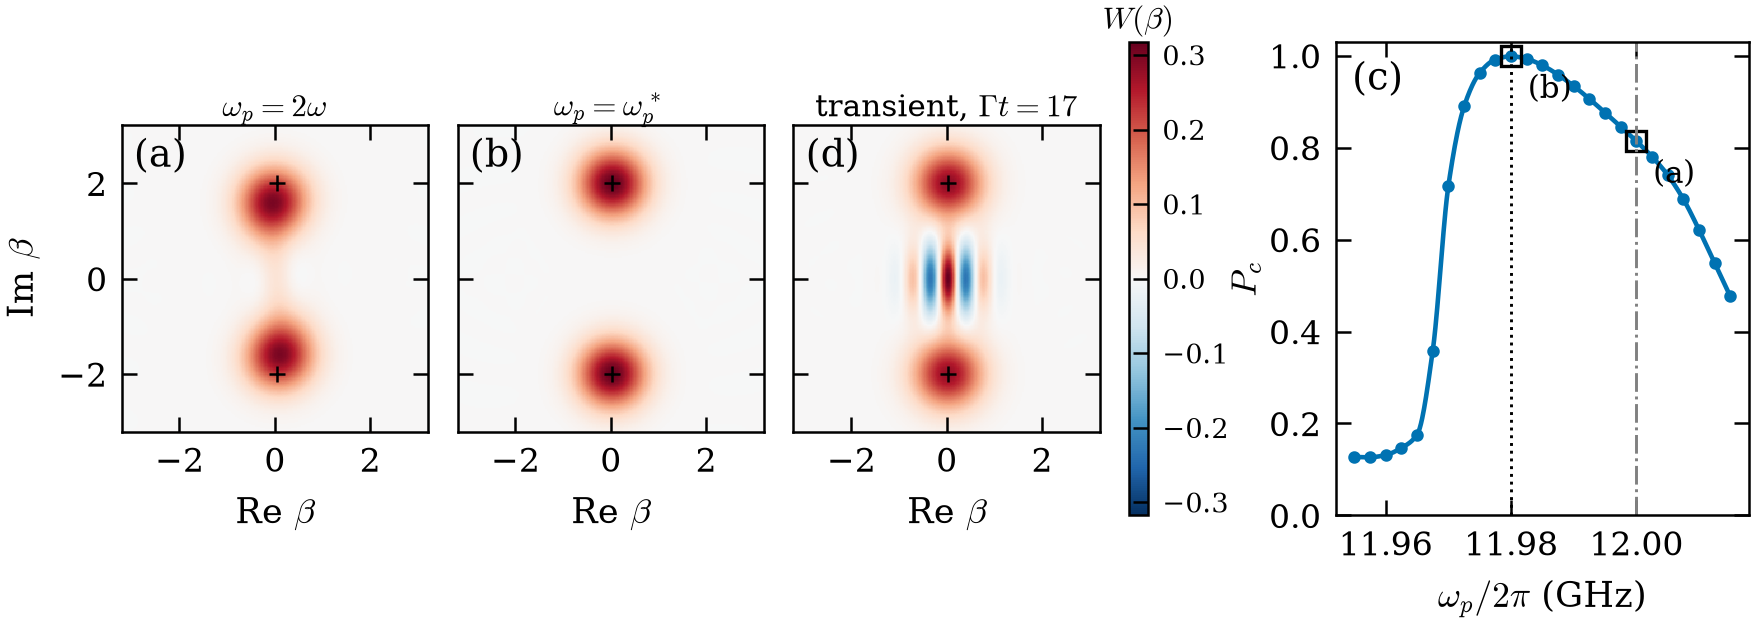

Generate this figure with Python:
"""Apéndice — resonancia vestida con estados (antes 'figura principal 2'). Solo lee cachés (no propaga):
  data/fig2/gx-0.212132_wp*_wq12.000000_Om0.060000_N22.npz  (estados estacionarios de Floquet, t = nT_p)
  data/principal_fig2d.npz                                     (opcional: gato transitorio, calc_principal_fig2d.py)
Paneles: (a) Wigner del oscilador (qubit trazado) en wp = 2w = 12; (b) en wp* = 11.98; (c) P_c(wp) con el código
fijo polarónico, marcando (a) y (b); (d) gato par transitorio en el máximo de fidelidad (si existe la caché).
Marco de laboratorio, t = nT_p: los lóbulos están en ±2i desplazados en +gz/w (real).
Escribe data/principal_fig2_wigner.npz (rejillas W) y data/principal_fig2c.csv.
"""
import os, glob
import numpy as np
import qutip as qt
import matplotlib.pyplot as plt
from scipy.interpolate import PchipInterpolator
import comun as C
import estilo as E

W_, GZ = 6.0, 0.3 * np.cos(np.pi / 4)
GXMA = -0.3 * np.sin(np.pi / 4)
N = 22
X = np.linspace(-3.2, 3.2, 241)


def cache(wp):
    f = os.path.join(C.DATA, 'fig2', f'gx{GXMA:.6f}_wp{wp:.6f}_wq12.000000_Om0.060000_N{N}.npz')
    return np.load(f)


def wigner_osc(M, n):
    rho = qt.Qobj(M, dims=[[n, 2], [n, 2]]).ptrace(0)
    return qt.wigner(rho, X, X, g=2)          # g=2: ejes en β = Re β + i Im β


def main():
    d = GZ / W_
    wpred = 2 * (W_ - 4 * GXMA**2 / (3 * W_))
    za, zb = cache(12.0), cache(11.98)
    Wa, Wb = wigner_osc(za['rho'], N), wigner_osc(zb['rho'], N)
    # (c) curva P_c con el código fijo desde la caché
    wps, pcs = [], []
    for f in sorted(glob.glob(os.path.join(C.DATA, 'fig2', f'gx{GXMA:.6f}_wp*_wq12.000000_Om0.060000_N{N}.npz'))):
        z = np.load(f); wps.append(float(z['wp'])); pcs.append(C.Pc(z['rho'], N, 2j, d))
    o = np.argsort(wps); wps, pcs = np.array(wps)[o], np.array(pcs)[o]
    np.savetxt(os.path.join(C.DATA, 'principal_fig2c.csv'), np.c_[wps, pcs], delimiter=',', comments='',
               header='omega_p [2pi GHz], P_c fixed polaron code D(gz/w)|+-2i> (steady state, t=nT_p, N=22)')
    fd = os.path.join(C.DATA, 'principal_fig2d.npz')
    zd = np.load(fd) if os.path.exists(fd) else None
    Wd = wigner_osc(zd['rho'], N) if zd is not None else None
    np.savez(os.path.join(C.DATA, 'principal_fig2_wigner.npz'), x=X, Wa=Wa, Wb=Wb, **({'Wd': Wd} if Wd is not None else {}))

    E.aplicar()
    npan = 4 if zd is not None else 3
    fig = plt.figure(figsize=(E.COL2, 2.05))
    gs = fig.add_gridspec(1, npan + 2, width_ratios=[1] * (npan - 1) + [0.06, 0.42, 1.35], wspace=0.12)
    vmax = max(abs(Wa).max(), abs(Wb).max())
    paneles = [(Wa, '(a)', rf'$\omega_p=2\omega$'), (Wb, '(b)', rf'$\omega_p=\omega_p^*$')]
    if zd is not None:
        paneles.append((Wd, '(d)', rf'transient, $\Gamma t={0.015 * zd["t"][int(zd["kmax"])]:.0f}$'))
    axs = []
    for i, (Wm, lab, tit) in enumerate(paneles):
        ax = fig.add_subplot(gs[i]); axs.append(ax)
        vm = vmax if lab != '(d)' else abs(Wm).max()
        im = ax.pcolormesh(X, X, Wm, cmap='RdBu_r', vmin=-vm, vmax=vm, shading='auto', rasterized=True)
        ax.set_aspect('equal'); ax.set_xticks([-2, 0, 2]); ax.set_yticks([-2, 0, 2])
        ax.set_xlabel(r'Re $\beta$')
        if i == 0:
            ax.set_ylabel(r'Im $\beta$')
        else:
            ax.set_yticklabels([])
        ax.plot([d, d], [2, -2], 'k+', ms=4, mew=0.6)
        ax.text(0.04, 0.96, lab, transform=ax.transAxes, va='top', fontsize=9)
        ax.text(0.5, 1.03, tit, transform=ax.transAxes, ha='center', fontsize=7.5)
    cax = fig.add_subplot(gs[npan - 1])
    cb = fig.colorbar(plt.cm.ScalarMappable(norm=plt.Normalize(-vmax, vmax), cmap='RdBu_r'), cax=cax)
    cb.ax.set_title(r'$W(\beta)$', fontsize=7.5, pad=3); cb.ax.tick_params(labelsize=6.5)
    cx = fig.add_subplot(gs[npan + 1])
    x = np.linspace(wps[0], wps[-1], 600)
    cx.plot(x, PchipInterpolator(wps, pcs)(x), color=E.OKABE[0])
    cx.plot(wps, pcs, 'o', ms=2, color=E.OKABE[0])
    for wp, lab in [(12.0, '(a)'), (11.98, '(b)')]:
        p = pcs[np.argmin(abs(wps - wp))]
        cx.plot(wp, p, 's', ms=5, mfc='none', mec='k', mew=0.8)
        cx.annotate(lab, (wp, p), xytext=(4, -10), textcoords='offset points', fontsize=7.5)
    cx.axvline(wpred, color='k', ls=':', lw=0.7); cx.axvline(2 * W_, color='0.5', ls='-.', lw=0.7)
    cx.set_xlabel(r'$\omega_p/2\pi$ (GHz)'); cx.set_ylabel(r'$P_c$', labelpad=1); cx.set_ylim(0, 1.03)
    cx.text(0.04, 0.96, '(c)', transform=cx.transAxes, va='top', fontsize=9)
    for ext in ('pdf', 'png'):
        fig.savefig(os.path.join(C.AQUI, f'apendice_fig2_estados.{ext}'))
    for nom, z in [('(a) wp=12.00', za), ('(b) wp=11.98', zb)]:
        print(f"{nom}: P_c(fijo)={C.Pc(z['rho'], N, 2j, d):.5f}  P_e(prom)={float(z['Pe_prom']):.5f}  "
              f"α_eff²={complex(z['al2eff']):.3f}  paridad(prom)={float(z['par_prom']):+.4f}  W mín={(Wa if nom[1]=='a' else Wb).min():+.4f}  val={z['val']}")
    if zd is not None:
        k = int(zd['kmax'])
        print(f"(d) F={zd['F'][k]:.4f} Γt={0.015 * zd['t'][k]:.2f} P_c={zd['Pc'][k]:.5f} paridad={zd['par'][k]:.4f} W mín={Wd.min():+.4f} val={zd['val']}")
    else:
        print("(d) sin caché (calc_principal_fig2d.py no ha terminado): figura con 3 paneles")


if __name__ == '__main__':
    main()
